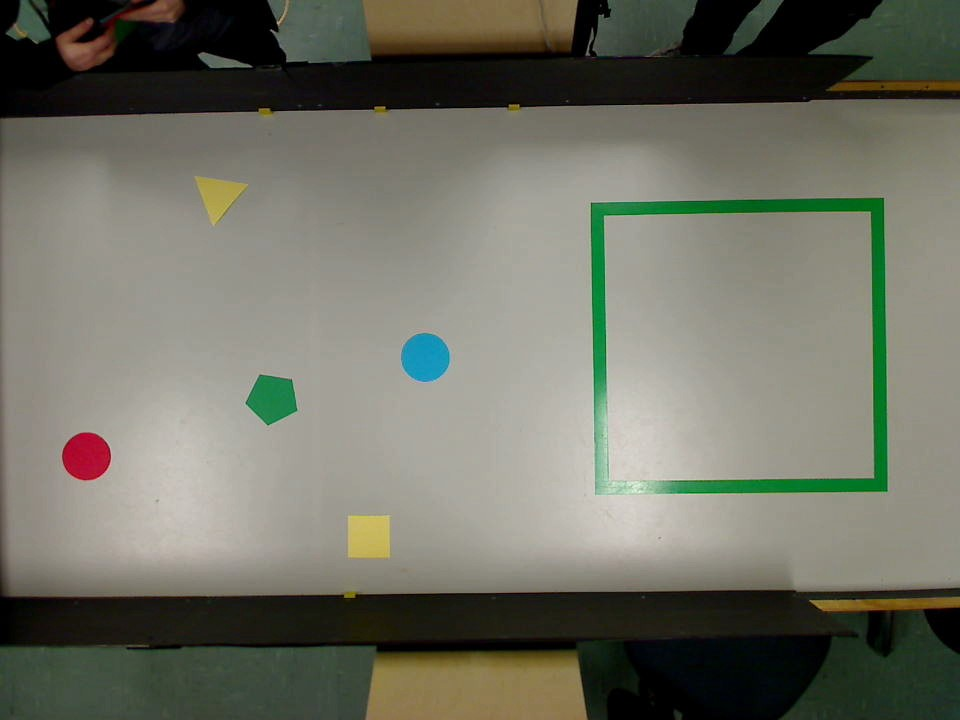
#> input picture base_station/world_map_vision/circlesImage.jpg, 960 x 720 px
$ python circle_finder.py
#> lines starting #> are read from the running program, lines starting #| are printed output that depends on the picture; after the words box and inside, x2 and y2 are one past the last pixel; in counts of white or black regions, pixels touching at a corner belong together
#> in find_circle, origin_image is the input picture: shape (720, 960, 3); mean B, G, R 100.1, 112.6, 111.6
### base_station/world_map_vision/color_ranges.py
import cv2

class ColorFilter:
    def __init__(self, image):
        self.image = image

    def red_range(self):
        lower_red_hue_range = cv2.inRange(self.image, (0, 100, 100), (10, 255, 255))
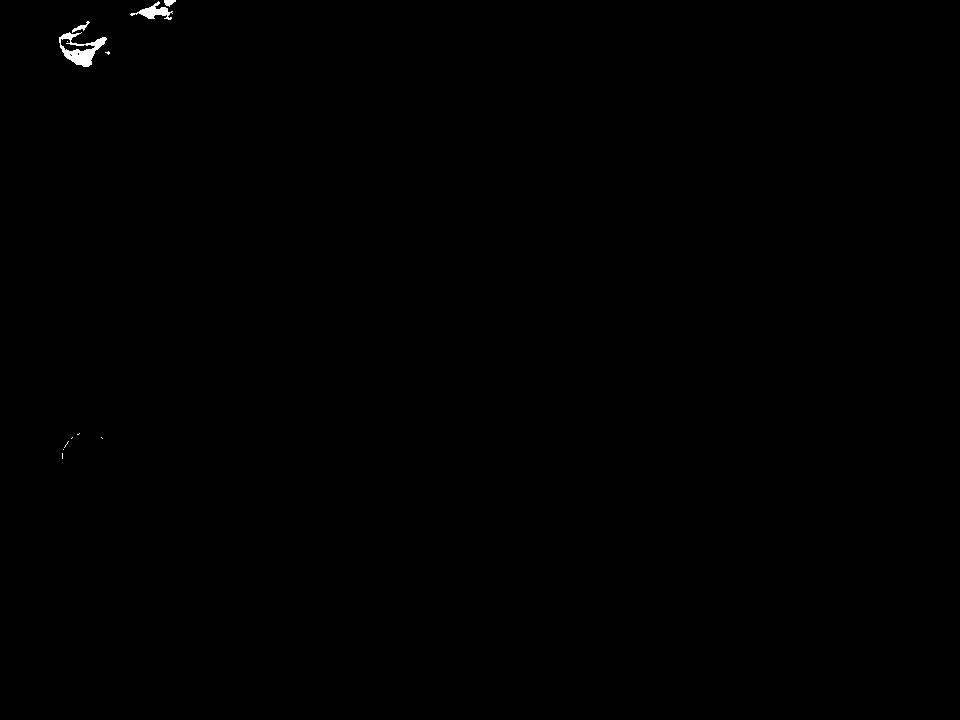
#> lower_red_hue_range: shape (720, 960); 0.17% white; 12 white regions (8 under 20 px), largest, box (x1, y1, x2, y2) and area: (59, 32, 107, 67) 681, (130, 1, 173, 20) 308, (72, 21, 90, 33) 66, (164, 0, 176, 7) 54
        upper_red_hue_range = cv2.inRange(self.image, (160, 100, 100), (179, 255, 255))
#> upper_red_hue_range: shape (720, 960); 0.26% white; 1 white region, box (x1, y1, x2, y2) and area: (62, 433, 111, 481) 1830
        red_hue_image =  cv2.addWeighted(lower_red_hue_range, 1.0, upper_red_hue_range, 1.0, 0.0)
        return red_hue_image

    def green_range(self):
        green_hue_image = cv2.inRange(self.image, (50, 100, 50), (80, 255, 255))
#> green_hue_image: shape (720, 960); 2.4% white; 64 white regions (48 under 20 px), largest, box (x1, y1, x2, y2) and area: (591, 198, 888, 494) 12797, (246, 375, 297, 425) 1779, (872, 640, 927, 673) 536
        return green_hue_image

    def blue_range(self):
        blue_hue_image = cv2.inRange(self.image, (80, 50, 50), (130, 255, 255))
#> blue_hue_image: shape (720, 960); 0.29% white; 11 white regions (10 under 20 px), largest, box (x1, y1, x2, y2) and area: (401, 333, 451, 383) 1987
        return blue_hue_image

    def yellow_range(self):
        yellow_hue_image = cv2.inRange(self.image, (20, 100, 100), (30, 255, 255))
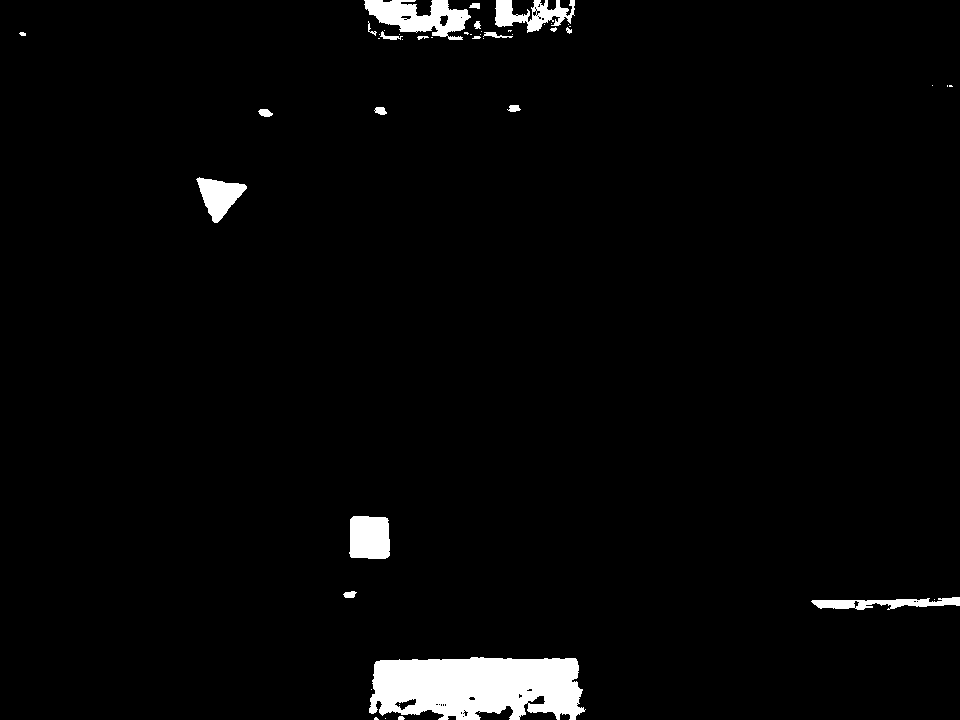
#> yellow_hue_image: shape (720, 960); 2.8% white; 46 white regions (25 under 20 px), largest, box (x1, y1, x2, y2) and area: (369, 657, 586, 720) 11201, (364, 0, 471, 40) 2371, (349, 516, 390, 559) 1639
        return yellow_hue_image

    def all_colors(self):
        red_img = self.red_range()
        green_img = self.green_range()
        blue_img = self.blue_range()
        yellow_img = self.yellow_range()
        green_red_img = cv2.addWeighted(red_img, 1.0, green_img, 1.0, 0.0)
#> green_red_img: shape (720, 960); 2.8% white; 71 white regions (50 under 20 px), largest, box (x1, y1, x2, y2) and area: (591, 198, 888, 494) 12797, (62, 433, 111, 481) 1851, (246, 375, 297, 425) 1779
        green_red_blue_img = cv2.addWeighted(green_red_img, 1.0, blue_img, 1.0, 0.0)
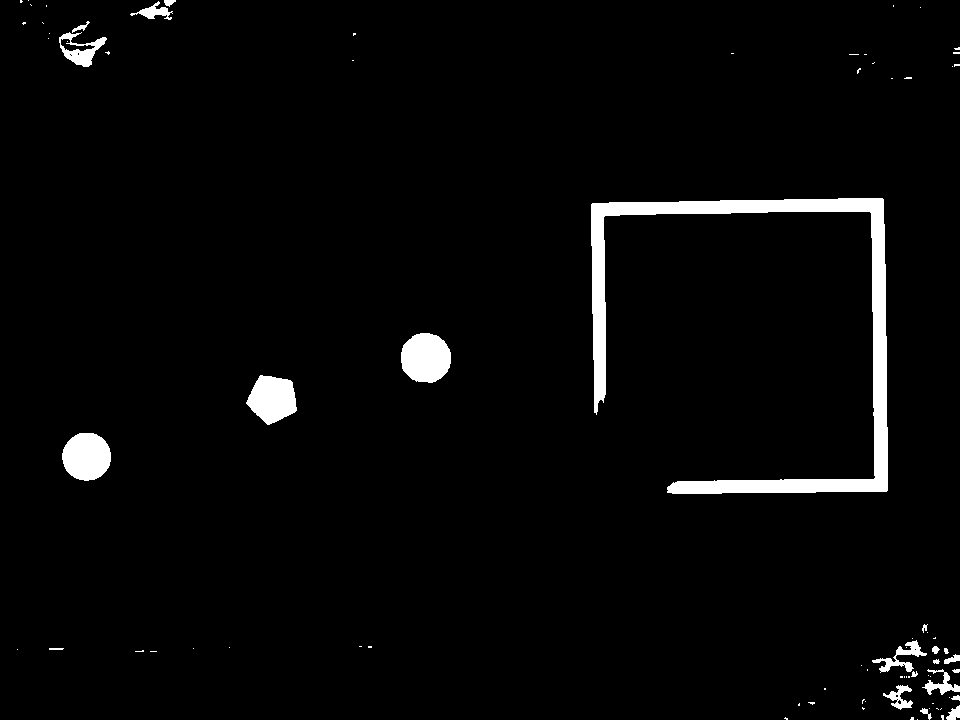
#> green_red_blue_img: shape (720, 960); 3.1% white; 81 white regions (59 under 20 px), largest, box (x1, y1, x2, y2) and area: (591, 198, 888, 494) 12797, (401, 333, 451, 383) 1987, (62, 433, 111, 481) 1851
        return cv2.addWeighted(green_red_blue_img, 1.0, yellow_img, 1.0, 0.0)
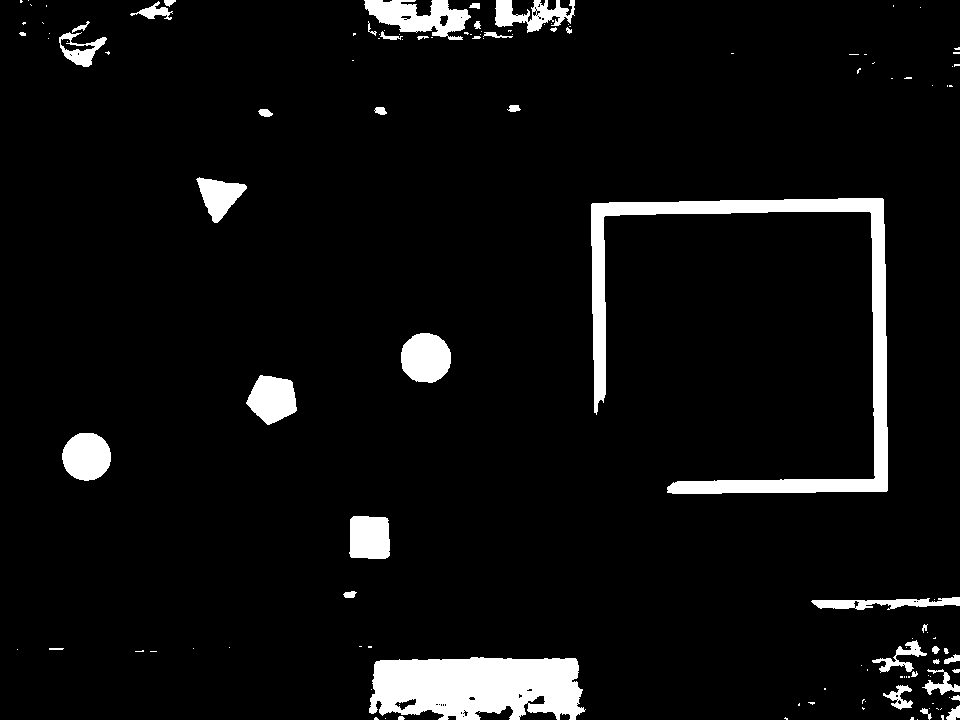
#> returned value: shape (720, 960); 6% white; 127 white regions (84 under 20 px), largest, box (x1, y1, x2, y2) and area: (591, 198, 888, 494) 12797, (369, 657, 586, 720) 11201, (364, 0, 471, 40) 2371

### base_station/world_map_vision/circle_finder.py
import cv2
from base_station.world_map_vision.color_ranges import ColorFilter

class CircleFinder(object):
    def __init__(self, image):
        self.image = image


    def find_circle(self):
        origin_image = cv2.imread(self.image)
        median_blurred_image = cv2.medianBlur(origin_image, 3)
        hsv_image = cv2.cvtColor(median_blurred_image, cv2.COLOR_BGR2HSV)

        color_filter = ColorFilter(hsv_image)
        filtered_image = color_filter.all_colors()

        gaussian_image = cv2.GaussianBlur(filtered_image, (9, 9), 2, 2)
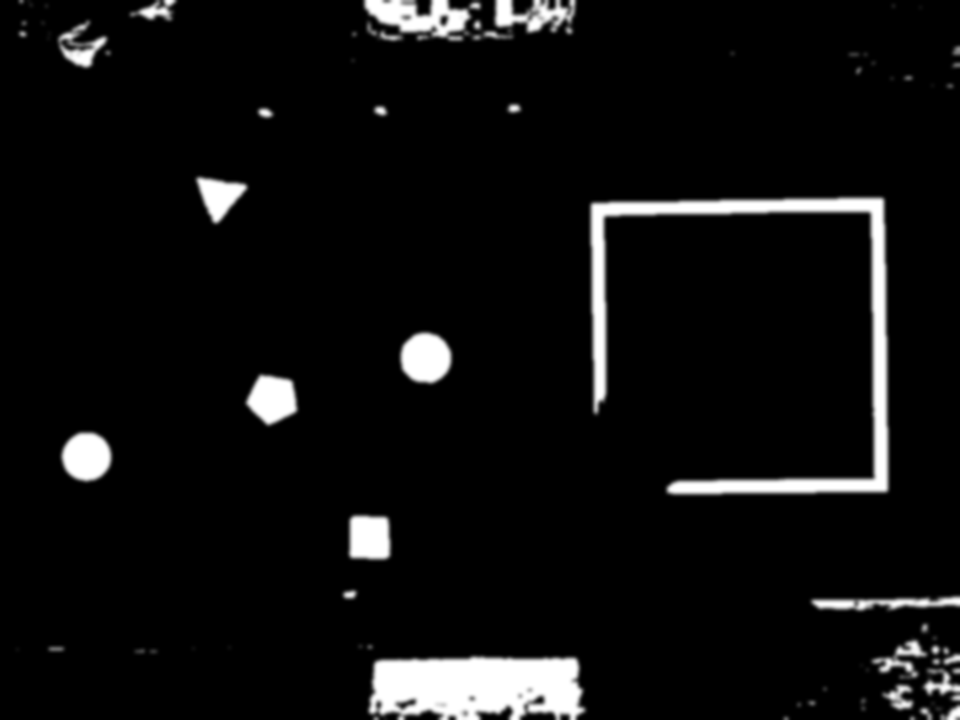
#> gaussian_image: shape (720, 960); min 0, max 255, mean 15.2
        circles = cv2.HoughCircles(gaussian_image, cv2.HOUGH_GRADIENT, 1, len(gaussian_image) / 8,
                                   param1=50, param2=30, minRadius=0, maxRadius=0)
#> circles = [[86.5, 456.5, 24.6], [423.5, 357.5, 23.8]]

        if(circles is not None):
            for x in circles[0,:]:
                 center_point = (x[0], x[1])
                 radius = x[2]
                 cv2.circle(origin_image, center_point, radius, (0, 255, 0), 2)
                 cv2.circle(origin_image, center_point,2,(0,0,255),3)
#> this loop made 2 passes

        cv2.imshow("Detected red circles on the input image", origin_image)
        cv2.waitKey(0)
        return circles


if __name__ == '__main__':
    circle_finder = CircleFinder(image="circlesImage.jpg")
    circles = circle_finder.find_circle()
#> circles = [[86.5, 456.5, 24.6], [423.5, 357.5, 23.8]]

$ run again, with base_station/world_map_vision/all_red.jpg copied over base_station/world_map_vision/circlesImage.jpg
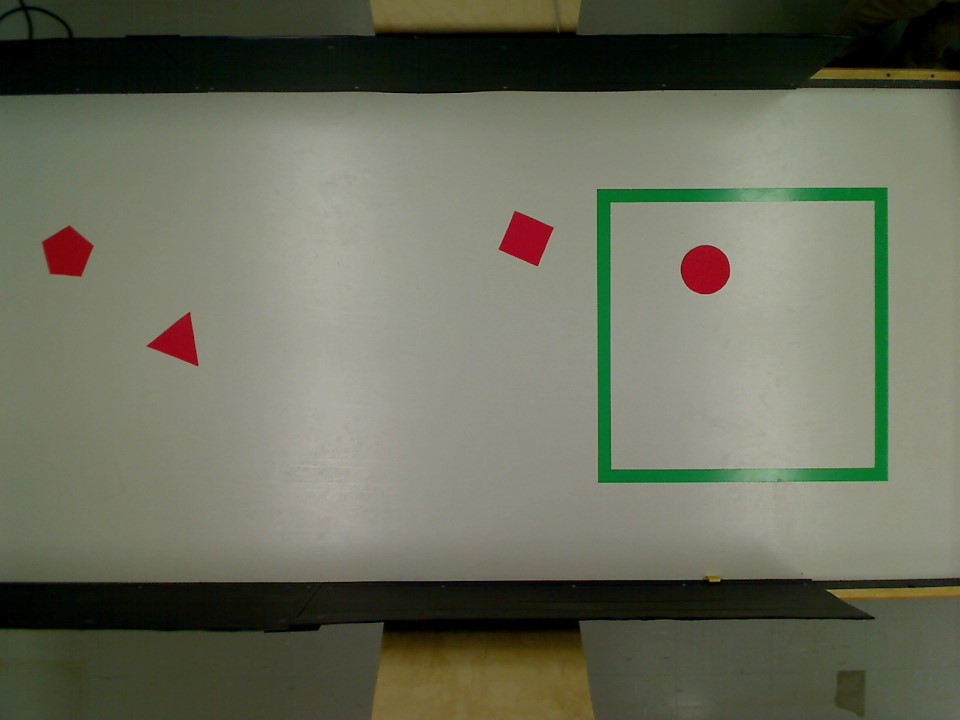
#> input picture base_station/world_map_vision/all_red.jpg, 960 x 720 px
#> in find_circle, origin_image is the input picture: shape (720, 960, 3); mean B, G, R 92.4, 108.9, 106.5
#> hsv_image: shape (720, 960, 3); mean H, S, V 37.7, 64, 111.2
#> in red_range, `lower_red_hue_range = cv2.inRange(self.image, (0, 100, 100), (10, 255,..`:
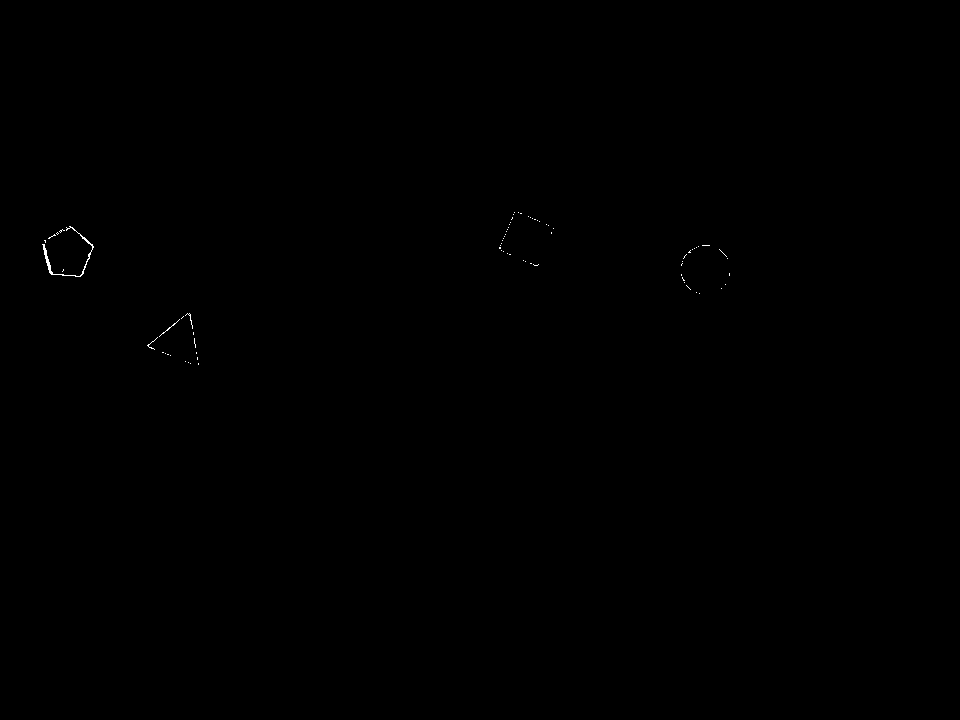
#> lower_red_hue_range: shape (720, 960); 0.07% white in thin lines or dots, all inside (x1, y1, x2, y2) = (42, 212, 730, 365)
#> upper_red_hue_range: shape (720, 960); 0.94% white; 4 white regions, box (x1, y1, x2, y2) and area: (681, 246, 730, 294) 1859, (500, 212, 553, 265) 1753, (45, 227, 92, 276) 1575, (149, 314, 198, 366) 1279
#> red_hue_image: shape (720, 960); 1% white; 4 white regions, box (x1, y1, x2, y2) and area: (681, 245, 730, 294) 1914, (42, 226, 94, 277) 1828, (499, 212, 554, 266) 1803, (147, 313, 199, 366) 1380
#> green_hue_image: shape (720, 960); 1.9% white; 10 white regions (8 under 20 px), largest, box (x1, y1, x2, y2) and area: (597, 189, 740, 483) 7128, (789, 188, 889, 482) 6043
#> blue_hue_image: shape (720, 960); 0% white in thin lines or dots, all inside (x1, y1, x2, y2) = (13, 95, 14, 96)
#> yellow_hue_image: shape (720, 960); 2.7% white; 9 white regions (2 under 20 px), largest, box (x1, y1, x2, y2) and area: (372, 661, 594, 720) 11857, (371, 0, 554, 25) 4201, (831, 587, 960, 600) 1223
#> in all_colors, `return cv2.addWeighted(green_red_blue_img, 1.0, yellow_img, 1.0, 0.0)`:
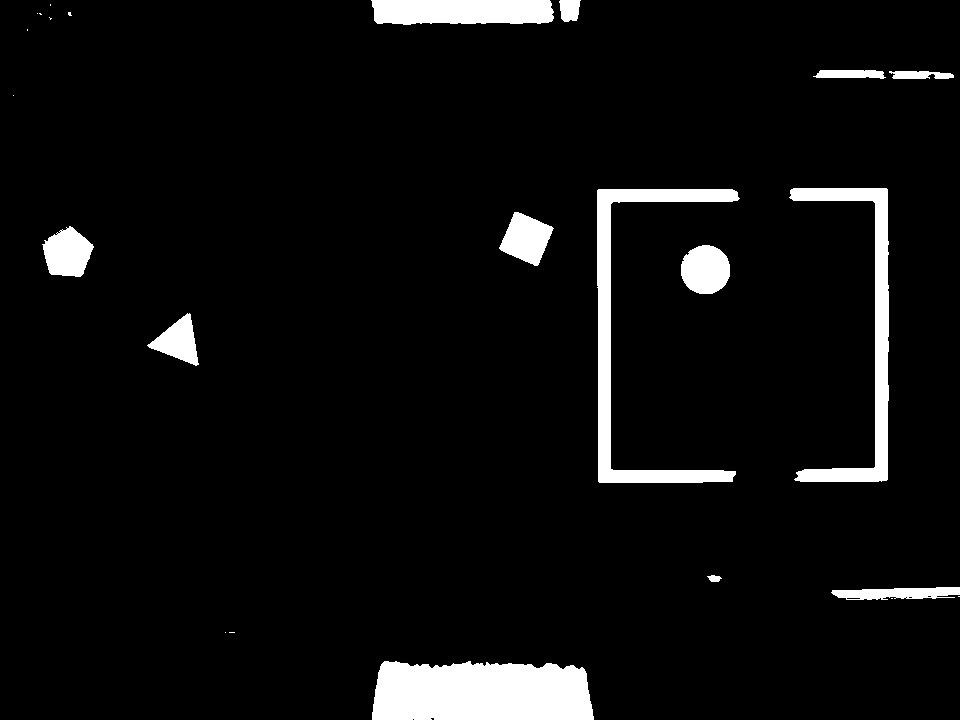
#> returned value: shape (720, 960); 5.6% white; 24 white regions (11 under 20 px), largest, box (x1, y1, x2, y2) and area: (372, 661, 594, 720) 11857, (597, 189, 740, 483) 7128, (789, 188, 889, 482) 6043
#> in find_circle, `circles = cv2.HoughCircles(gaussian_image, cv2.HOUGH_GRADIENT, 1, len(..`: circles = [[704.5, 269.5, 24.3]]
#> the loop in find_circle, `for x in circles[0,:]:` made 1 pass
